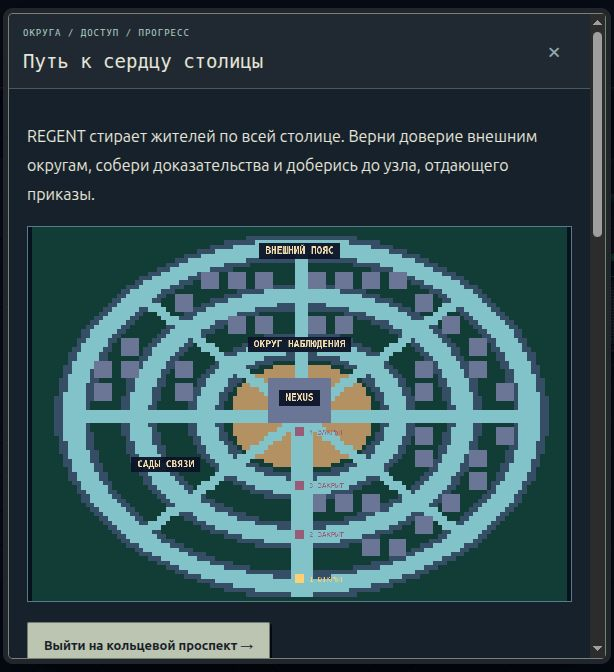
#> input picture docsr/capital-rings.png, 614 x 672 px
$ python -i cut_pack2.py   (imports and definitions only)
#> lines starting #> are read from the running program, lines starting #| are printed output that depends on the picture; after the words box and inside, x2 and y2 are one past the last pixel; in counts of white or black regions, pixels touching at a corner belong together
#> further down, picture is the input picture: shape (672, 614, 3); mean B, G, R 81.7, 76.4, 52
"""Segmentation helpers for NULL_CITY_NEW_ASSETS_PACK (dark-background and light-background sheets)."""
import numpy as np, cv2
from scipy import ndimage as ndi
from PIL import Image

def load(p): return np.array(Image.open(p).convert('RGB'))

def comps_from_mask(fg, min_area, grow=2):
    f = cv2.dilate(fg.astype(np.uint8), np.ones((3, 3), np.uint8), iterations=grow)
    lab, n = ndi.label(f)
    out = []
    for i, sl in enumerate(ndi.find_objects(lab), 1):
        if ((lab[sl] == i) & fg[sl]).sum() < min_area: continue
        out.append((sl[1].start, sl[0].start, sl[1].stop - sl[1].start, sl[0].stop - sl[0].start))
    return out

# ---------------------------------------------------------------- dark background (buildings, vehicles)
def dark_sheet(rgb, thr=20, shadow=False, min_area=2500):
#> called with thr = 20, shadow = False, min_area = 2500
    bg = np.median(np.concatenate([rgb[:6].reshape(-1, 3), rgb[-6:].reshape(-1, 3)]), 0)
#> bg = [18, 10, 5]
    d = np.abs(rgb.astype(int) - bg).sum(2)
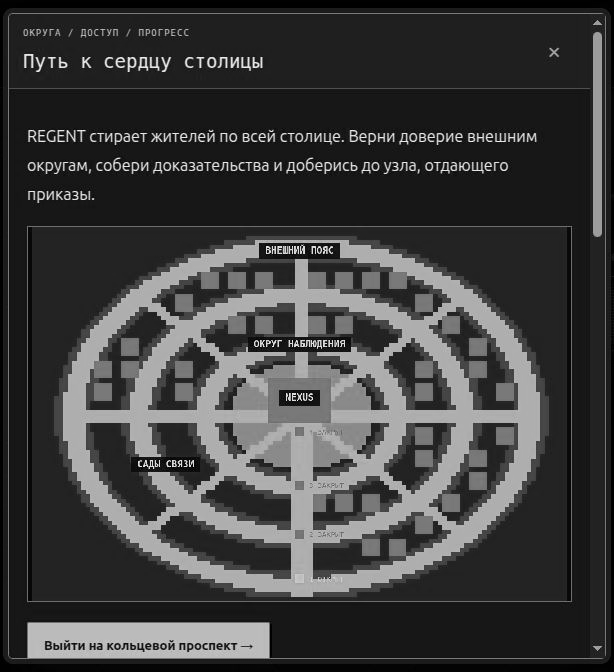
#> d: shape (672, 614) float64; min 1, max 719, mean 177.5; drawn with min black and max white
    V = rgb.max(2).astype(int)
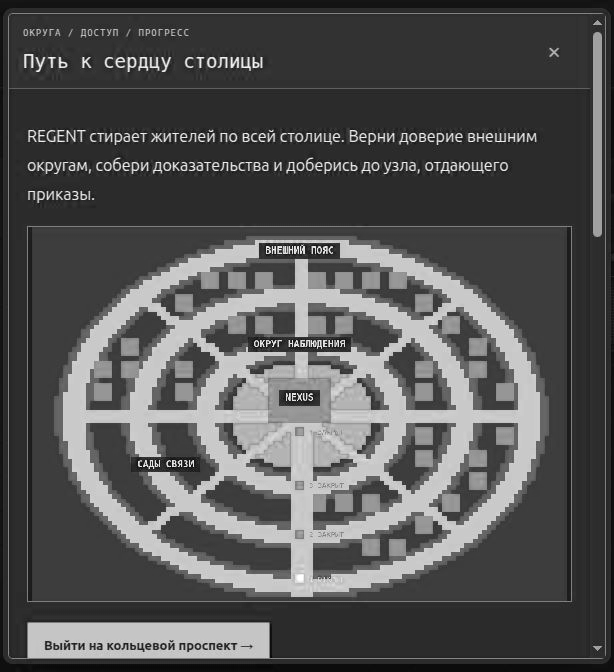
#> V: shape (672, 614) int64; min 4, max 255, mean 84.5
    body = (d > thr) & (V >= (36 if shadow else 0))
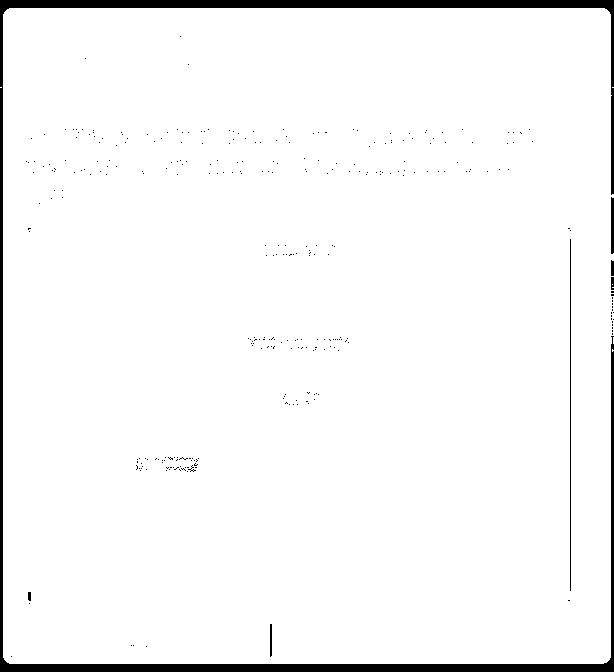
#> body: shape (672, 614) bool; 96.5% white; 316 black regions (309 under 20 px), largest, box (x1, y1, x2, y2) and area: (0, 0, 614, 672) 13381, (570, 239, 571, 591) 352, (611, 197, 614, 254) 168
    body = ndi.binary_opening(body, structure=np.ones((2, 2)))
#> body: shape (672, 614) bool; 96.5% white; 258 black regions (251 under 20 px), largest, box (x1, y1, x2, y2) and area: (0, 0, 614, 672) 13579, (570, 239, 571, 591) 352, (611, 197, 614, 254) 169
    body = ndi.binary_closing(body, structure=np.ones((5, 5)))
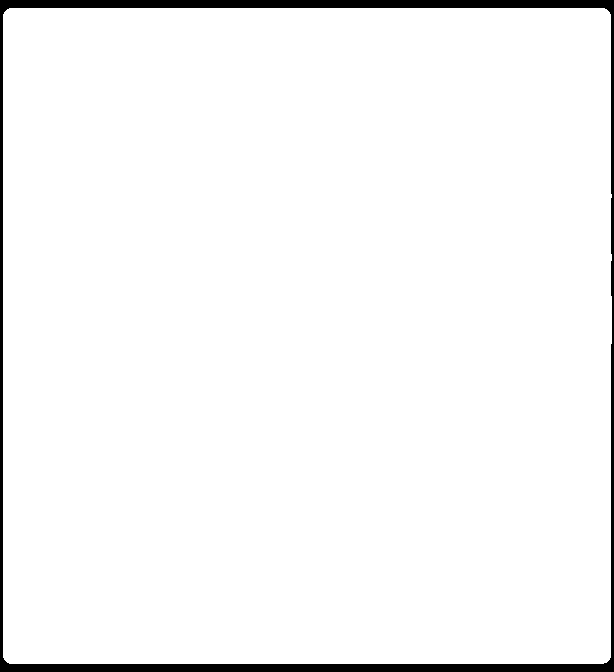
#> body: shape (672, 614) bool; 96.7% white; 1 black region, box (x1, y1, x2, y2) and area: (0, 0, 614, 672) 13770
    body = ndi.binary_fill_holes(body)
    # drop thin lines / specks, keep sprite-sized blobs
    boxes = comps_from_mask(body, min_area, grow=3)
#> in comps_from_mask, `f = cv2.dilate(fg.astype(np.uint8), np.ones((3, 3), np.uint8), iterati..`:
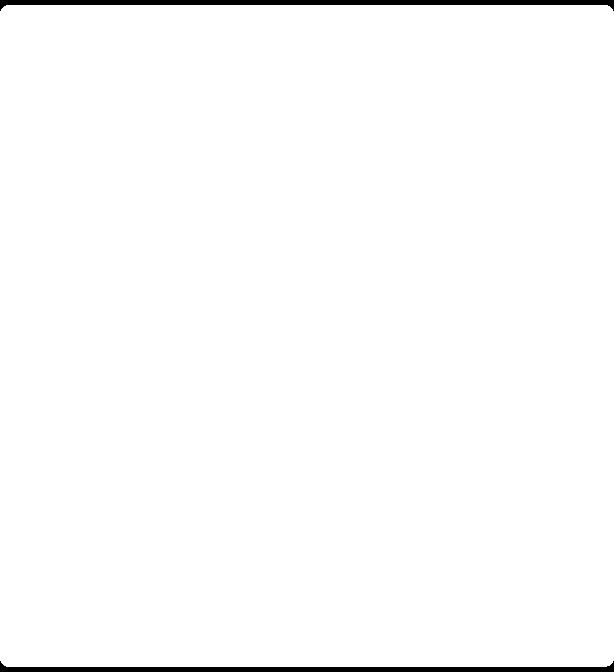
#> f: shape (672, 614); values 0 (black) and 1 (white), 98.5% white; 2 black regions, box (x1, y1, x2, y2) and area: (0, 661, 614, 672) 3105, (0, 0, 614, 11) 3104
#> in comps_from_mask, `lab, n = ndi.label(f)`: n = 1
#> the loop in comps_from_mask, `for i, sl in enumerate(ndi.find_objects(lab), 1):` made 1 pass
#> i on pass 1: 1
#> after the loop in comps_from_mask, `for i, sl in enumerate(ndi.find_objects(lab), 1):`: out = [(0, 5, 614, 662)]
#> boxes = [(0, 5, 614, 662)]
    return rgb, body, bg, boxes

# [44 lines left out: functions cut_dark, light_sheet, cut_light, not called in this run]

>>> import cv2
>>> picture = cv2.imread('../docsr/capital-rings.png')
>>> result = dark_sheet(picture)

$ run again, on docsr/main-menu-1.0.png
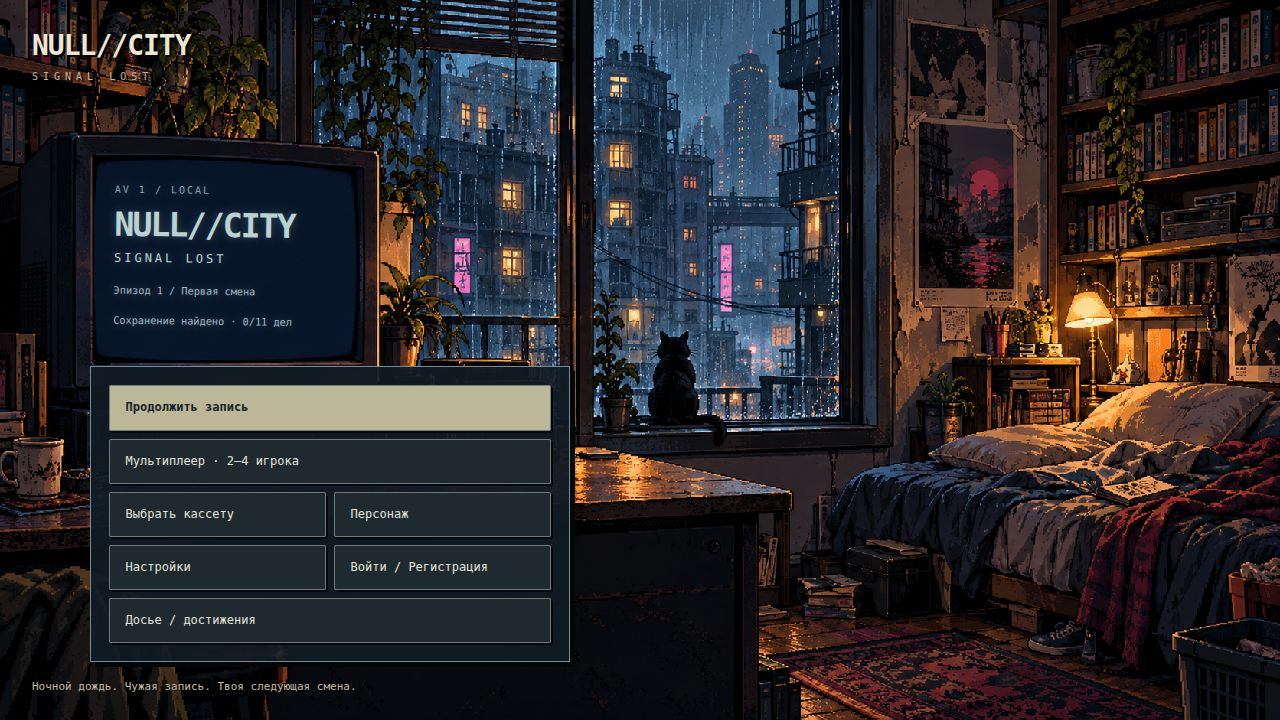
#> input picture docsr/main-menu-1.0.png, 1280 x 720 px
#> picture is the input picture: shape (720, 1280, 3); mean B, G, R 42.6, 39.8, 42.7
#> bg = [15, 11, 13]
#> in dark_sheet, `body = (d > thr) & (V >= (36 if shadow else 0))`:
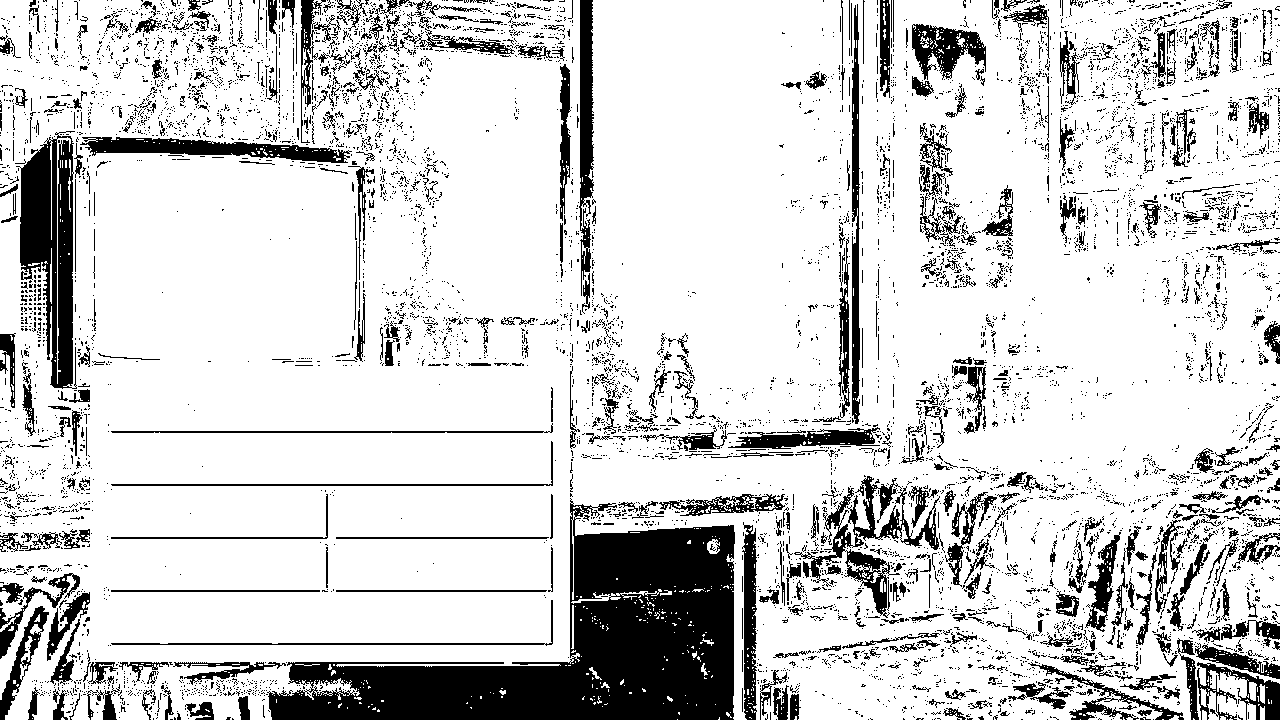
#> body: shape (720, 1280) bool; 82.4% white; 7325 black regions (6720 under 20 px), largest, box (x1, y1, x2, y2) and area: (267, 498, 735, 720) 45500, (16, 131, 77, 389) 8688, (794, 476, 940, 618) 4401
#> f: shape (720, 1280); values 0 (black) and 1 (white), 95.5% white; 40 black regions (14 under 20 px), largest, box (x1, y1, x2, y2) and area: (272, 529, 732, 720) 37150, (583, 0, 591, 195) 1153, (745, 537, 753, 652) 703
#> in comps_from_mask, `lab, n = ndi.label(f)`:
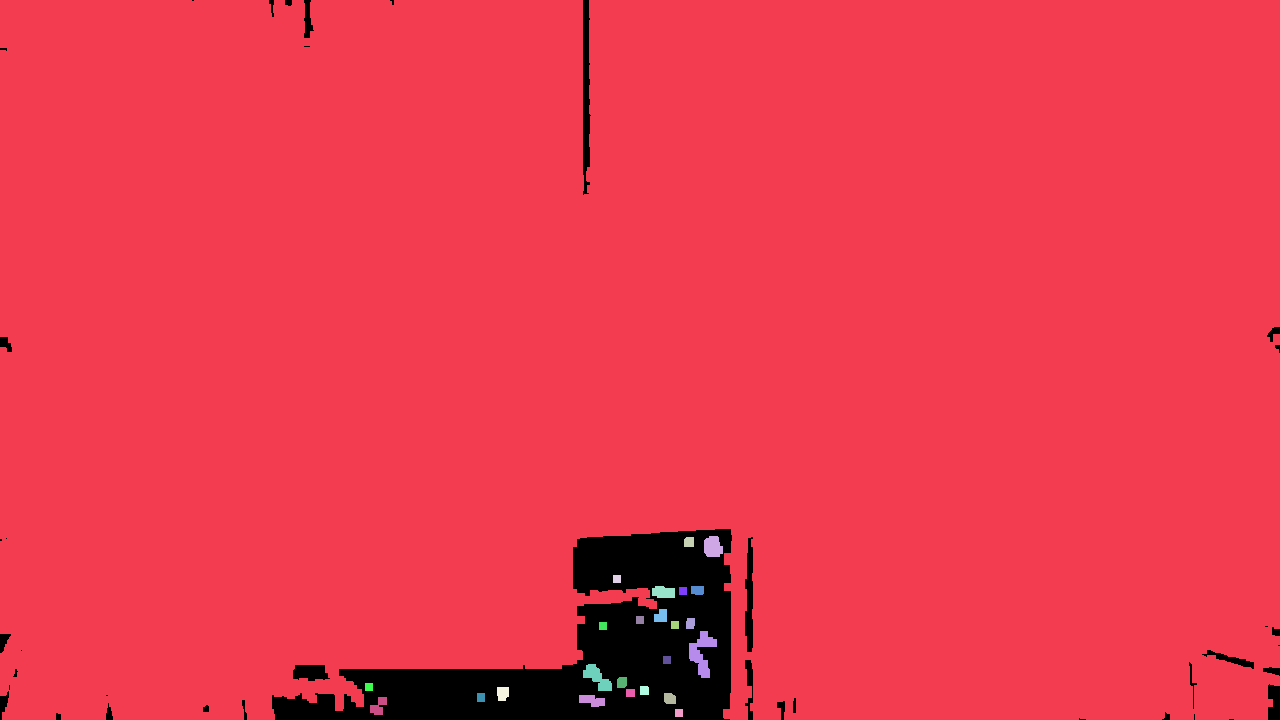
#> lab: shape (720, 1280) int32; 26 distinct labels, from 0 to 25; one colour per label, 0 black
#> n = 25
#> the loop in comps_from_mask, `for i, sl in enumerate(ndi.find_objects(lab), 1):` made 25 passes
#> after the loop in comps_from_mask, `for i, sl in enumerate(ndi.find_objects(lab), 1):`: out = [(0, 0, 1280, 720)]

$ run again, on docsr/menu-room-artwork.png
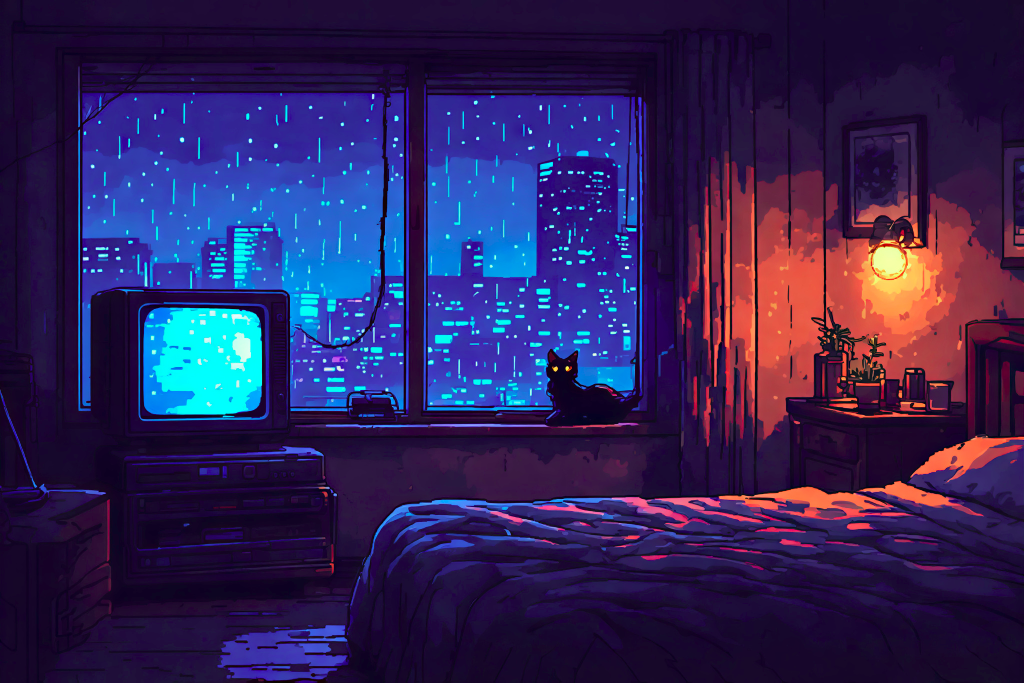
#> input picture docsr/menu-room-artwork.png, 2048 x 1366 px (shown at 1/2 size)
#> picture is the input picture: shape (1366, 2048, 3); mean B, G, R 87.4, 34.3, 47.8
#> bg = [47, 9, 24]
#> in dark_sheet, `body = (d > thr) & (V >= (36 if shadow else 0))`:
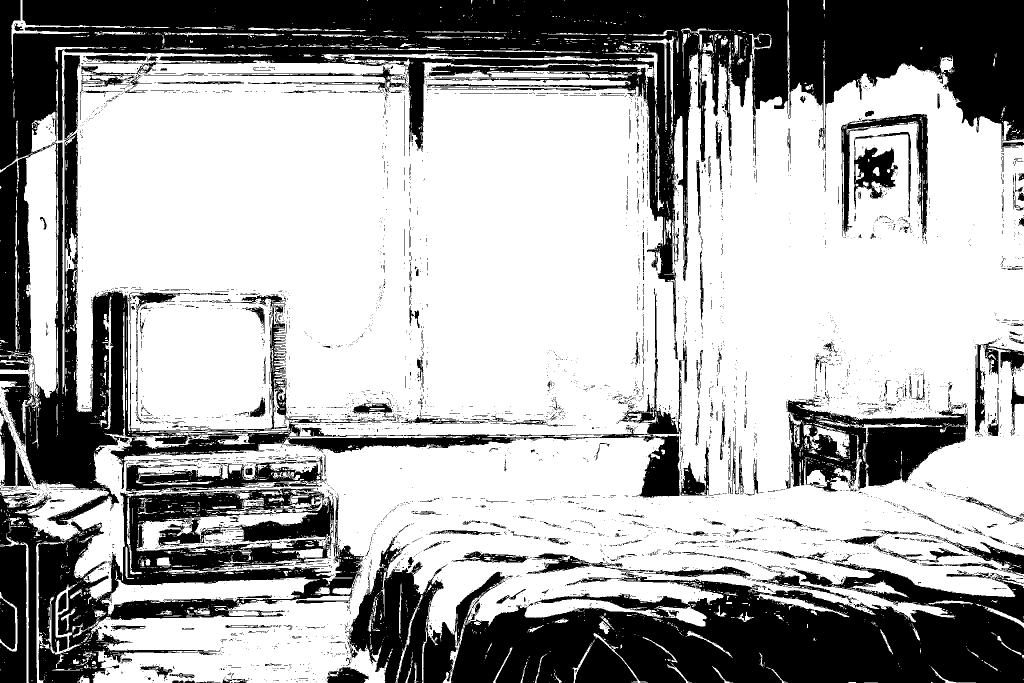
#> body: shape (1366, 2048) bool (shown at 1/2 size); 66.4% white; 5195 black regions (4771 under 20 px), largest, box (x1, y1, x2, y2) and area: (0, 0, 1578, 1050) 370229, (693, 1071, 2048, 1366) 216171, (0, 977, 728, 1366) 102357
#> f: shape (1366, 2048); values 0 (black) and 1 (white), 80.3% white; 110 black regions (47 under 20 px), largest, box (x1, y1, x2, y2) and area: (0, 0, 2048, 397) 245616, (905, 1140, 2048, 1366) 149592, (0, 289, 253, 978) 37846
#> in comps_from_mask, `lab, n = ndi.label(f)`:
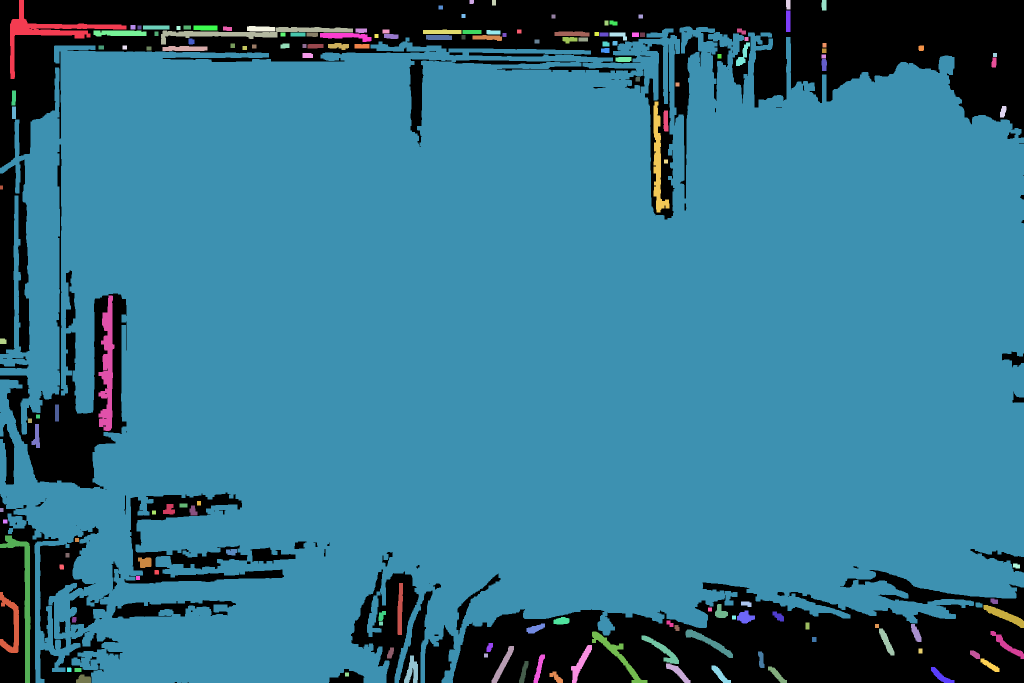
#> lab: shape (1366, 2048) int32 (shown at 1/2 size); 158 distinct labels, from 0 to 157; one colour per label, 0 black
#> n = 157
#> after the loop in comps_from_mask, `for i, sl in enumerate(ndi.find_objects(lab), 1):`: out = [(0, 53, 2048, 1313)]
